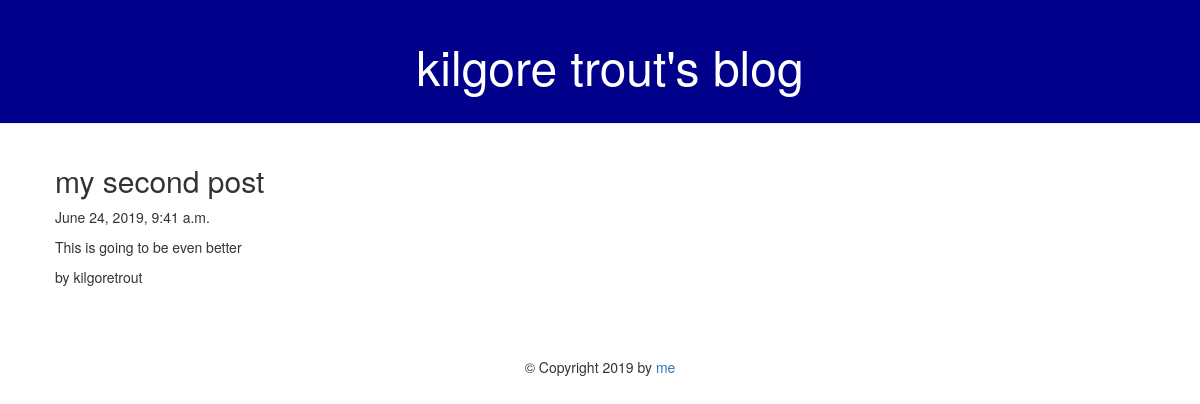
The app's page /blog/2/ with its own data.
### blog/models.py (models this page shows, shortened)
class Post(models.Model):
    title = models.CharField(max_length=200)
    body = models.TextField()
    date = models.DateTimeField(auto_now_add=True)
    author = models.ForeignKey(User, on_delete=models.CASCADE)

### blog/views.py (the view)
# urls.py: path('<int:pk>/', views.post_detail, name='post_detail'),
def post_detail(request, pk):
    post = get_object_or_404(Post, pk=pk)
    return render(request, 'post_detail.html', {'post':post})

### blog/templates/post_detail.html
{% extends 'base.html' %}
{% block content %}
<div class="content container">
  <div class="row">
    <div class="col-md-8">
      <div class="post">
        <h2>{{ post.title }}</h2>
        <p>{{ post.date }}</p>
        <p>{{ post.body|linebreaksbr }}</p>
        <p>by {{ post.author }}</p>
      </div>
    </div>
  </div>
</div>
{% endblock %}

### blog/static/css/blog.css (style rules this page uses)
.content { margin-left: 40px; }
.post { margin-bottom: 70px; }

### records on screen
Post: title "my second post", date "June 24, 2019, 9:41 a.m.", body "This is going to be even better", author "kilgoretrout"
